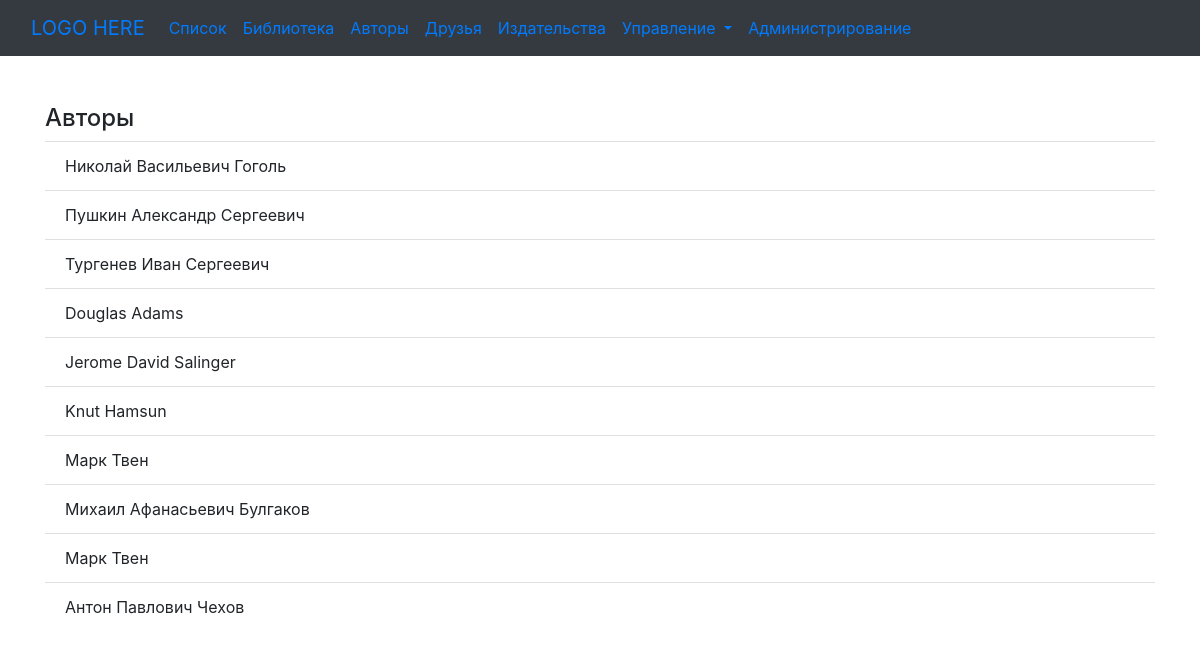
Page /author/ on the committed database.
### p_library/models.py (models this page shows, shortened)
class Author(models.Model):
    full_name = models.TextField(verbose_name="Имя")
    birth_year = models.SmallIntegerField(verbose_name="Год рождения")
    country = models.CharField(verbose_name="Страна", max_length=2)

### p_library/views.py (the view)
# urls.py: path('author/', AuthorList.as_view(), name='author_list'),
class AuthorList(ListView):
    model = Author
    template_name = 'author_list.html'

### p_library/templates/author_list.html (shortened to what this page needs)
{% extends "base.html" %}
{% block content %}
	<h4>Авторы</h4>
	<ul class="list-group list-group-flush">
		{% for author in object_list %}
		    <li class="list-group-item">{{ author.full_name }}</li>
		{% endfor %}
	</ul>
{% endblock %}

### rows in the picture
Author: full_name "Николай Васильевич Гоголь"
Author: full_name "Пушкин Александр Сергеевич"
Author: full_name "Тургенев Иван Сергеевич"
Author: full_name "Douglas Adams"
Author: full_name "Jerome David Salinger"
Author: full_name "Knut Hamsun"
Author: full_name "Марк Твен"
Author: full_name "Михаил Афанасьевич Булгаков"
Author: full_name "Марк Твен"
Author: full_name "Антон Павлович Чехов"
